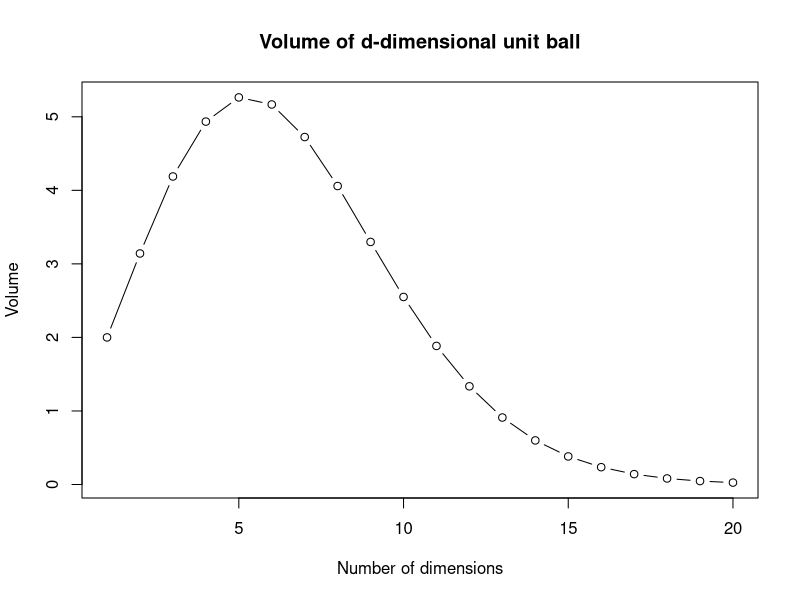

R code for this plot:
## ---- chunk 1
knitr::opts_chunk$set(echo = TRUE)
## ---- chunk 2
x=(1:20)
y=(pi^(x/2))/(gamma((x/2)+1))
## ---- chunk 3
plot(x,y,ylab = "Volume", xlab = "Number of dimensions",type = "b",main = "Volume of d-dimensional unit ball")
